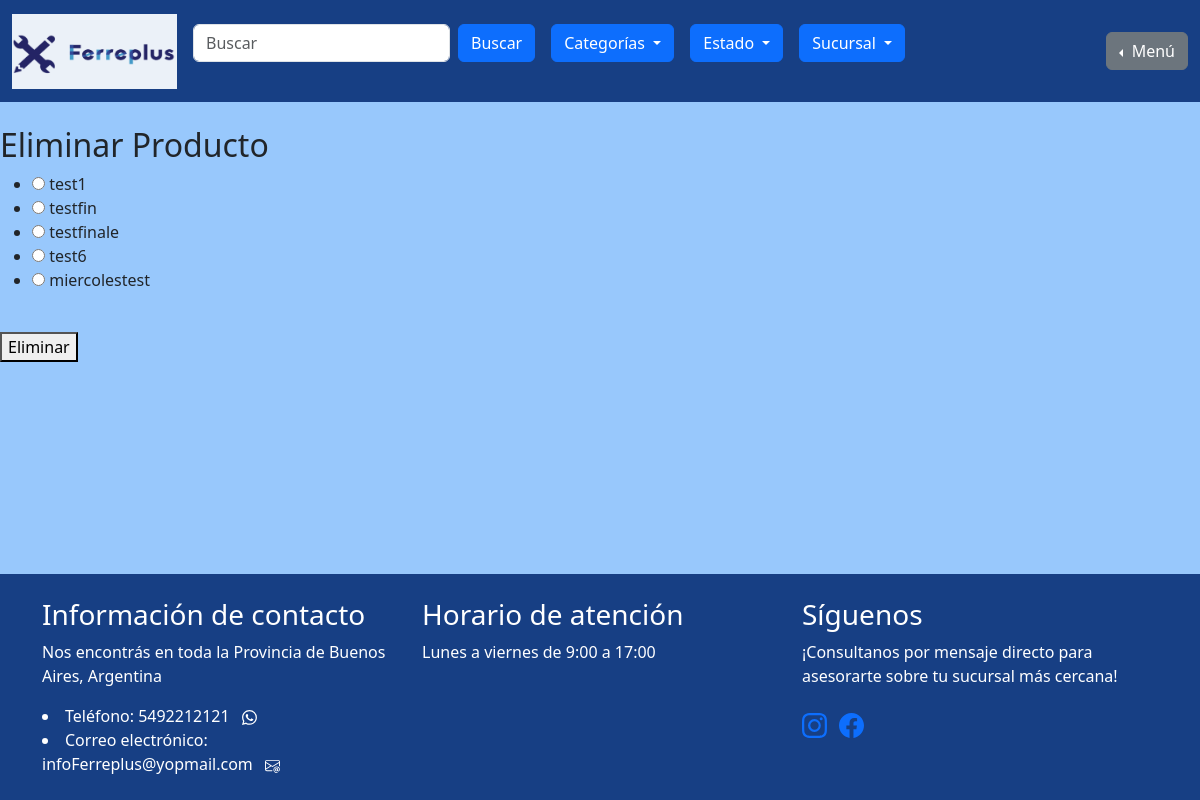
The app's page /mis_productos/eliminar_producto/ (signed in) with its own data.
### mis_productos/models.py (models this page shows, shortened)
class Producto(models.Model):
    id = models.AutoField(primary_key=True)
    cliente = models.ForeignKey(User, on_delete=models.CASCADE)
    nombre = models.CharField(max_length=100)
    estado = models.CharField(max_length=100)
    categoria = models.CharField(max_length=100)
    dias = models.CharField(max_length=100, default="")
    horario_inicio = models.CharField(max_length=100)
    horario_fin = models.CharField(max_length=100)
    sucursal = models.ForeignKey(Sucursal, on_delete=models.SET_NULL, null=True)
    imagen_principal = models.ImageField(upload_to='imagenes/')
    imagen_extra1 = models.ImageField(upload_to='imagenes/', blank=True, null=True)
    imagen_extra2 = models.ImageField(upload_to='imagenes/', blank=True, null=True)
    imagen_extra3 = models.ImageField(upload_to='imagenes/', blank=True, null=True)
    slug = models.SlugField(null=True, blank=True)

### iniciar_sesion/decoradores.py (the view)
    def wrapper_func(request, *args, **kwargs):
        if request.user.is_authenticated and not request.user.is_staff and not request.user.is_superuser :
            return view_func(request, *args, **kwargs)
        else:
            return redirect("homepage")

### iniciar_sesion/decoradores.py (called while the page is built)
def soy_cliente(view_func):
    def wrapper_func(request, *args, **kwargs):
        if request.user.is_authenticated and not request.user.is_staff and not request.user.is_superuser :
            return view_func(request, *args, **kwargs)
        else:
            return redirect("homepage")
    return wrapper_func

### mis_productos/views.py (called while the page is built, shortened)
@soy_cliente
def eliminar_producto_view(request):
    productos = Producto.objects.filter(cliente=request.user)
    return render (request, "mis_productos/eliminar_producto.html",{'productos': productos})

### project/context_processors.py (called while the page is built)
def agregar_datos_a_contexto(request):
    sucursales = Sucursal.objects.all()
    estados_list = ["Nuevo - Sin uso", "Usado", "Restaurado", "Para reparar", "Para piezas", "Con defectos leves"]
    categorias_list = ["Herramientas", "Construcción", "Ferretería general", "Electricidad", "Fontanería", "Jardín"]
    return {
        'sucursales': sucursales,
        'estados_list': estados_list,
        'categorias_list': categorias_list,
    }

### mis_productos/templates/mis_productos/eliminar_producto.html (shortened to what this page needs)
{% extends "homepage/base.html" %}
        {% block content %}
        {% if productos %}
            <h2>Eliminar Producto</h2>
            <form method="POST">
                <ul>
                    {% for producto in productos %}
                    <li>
                        <input type="radio" id="producto_{{ producto.id }}" name="producto_id" value="{{ producto.id }}">
                        <label for="producto_{{ producto.id }}">{{ producto.nombre }}</label>
                    </li>
                    {% endfor %}
                </ul>
                <br>
                <button type="submit" id="deleteBtn" onclick="return confirm('¿Estás seguro de que deseas eliminar el producto seleccionado?')">Eliminar</button>
            </form>
        {% else %}
            <h1 class="display-1">No hay datos disponibles</h1>
        {% endif %}
        {% endblock %}

### homepage/templates/homepage/base.html (style rules this page uses)
body { background-color: #98C8FC; }
body { min-height: 100vh; display: flex; flex-direction: column; }

### records on screen
Producto: nombre "test1"
Producto: nombre "testfin"
Producto: nombre "testfinale"
Producto: nombre "test6"
Producto: nombre "miercolestest"
